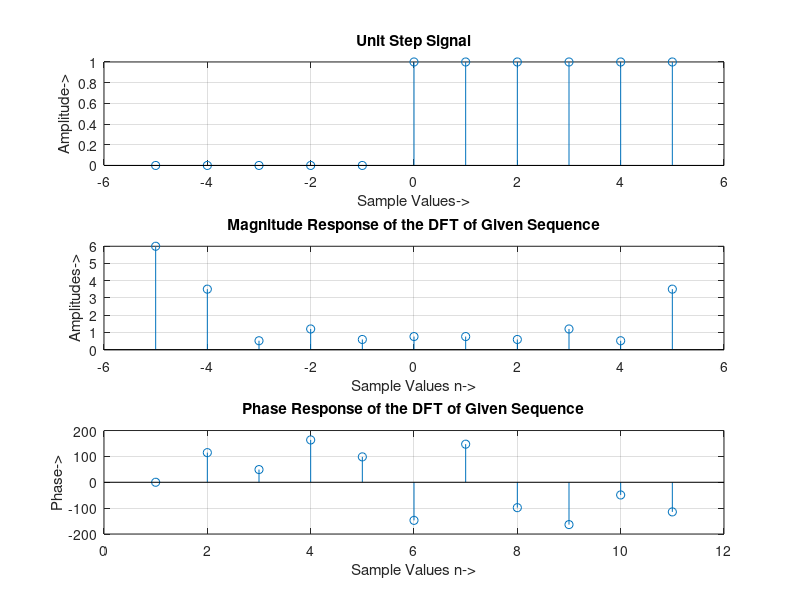

The MATLAB source for this figure:
%discrete unit step signal fourier transform
N = -5 : 5;
a = [zeros(1, 5) ones(1, 6)];
N = length(a);
disp('The Length of the Sequence of [a] is: ');
disp(N);
for k = 1 : N
    y(k) = 0;
    for i = 1 : N
        y(k) = y(k) + a(i) * exp((-2 * pi * 1i / N) * ((i - 1) * (k - 1))); 
    end
end

k = 1 : N;
M = -5 : 5;
subplot(311);
stem(M, a);
grid;
xlabel('Sample Values->');
ylabel('Amplitude->');
title('Unit Step Signal');
disp('The Fourier Transform is');
disp(y(k));
subplot(312);
stem(M, abs(y(k)));
grid;
xlabel('Sample Values n->');
ylabel('Amplitudes->');
title('Magnitude Response of the DFT of Given Sequence');
subplot(313);
stem(angle(y(k)) * (180 / pi));
grid;
xlabel('Sample Values n->');
ylabel('Phase->');
title('Phase Response of the DFT of Given Sequence');